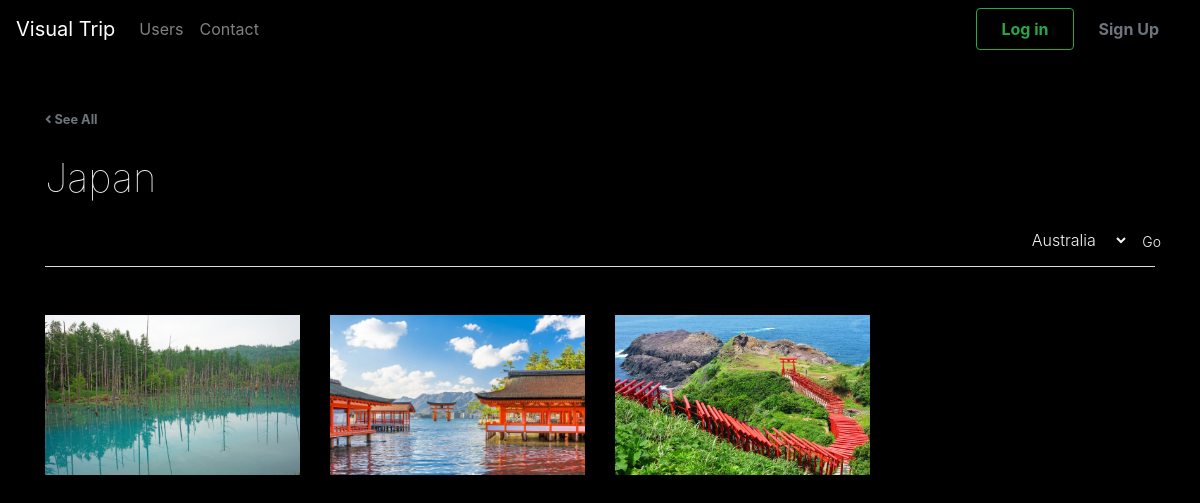
/country.php?id=1, run on the app's committed database.
### tables this page shows
CREATE TABLE `countries` (
  `country_id` int(11) NOT NULL,
  `country_name` varchar(100) NOT NULL
);

CREATE TABLE `photos` (
  `photo_id` int(11) NOT NULL,
  `photo_source` varchar(100) NOT NULL,
  `photo_name` varchar(100) NOT NULL,
  `photo_city` varchar(100) NOT NULL,
  `photo_description` text NOT NULL,
  `date_posted` date NOT NULL,
  `user_id` int(11) NOT NULL,
  `country_id` int(11) NOT NULL,
  `timestamp` timestamp NOT NULL DEFAULT CURRENT_TIMESTAMP ON UPDATE CURRENT_TIMESTAMP
);

### classes/database.php (called while the page is built, shortened)
<?php
class database{
    private $servername = 'localhost';
    private $username = 'root';
    private $password = 'root';
    private $dbName = 'visual_trip';
    public function __construct(){
        $this->conn = new mysqli($this->servername, $this->username, $this->password, $this->dbName);
        if($this->conn == TRUE){
            return $this->conn;
        } else {
            die('ERROR'.$this->conn->connect_error);
        }
    }
}
?>

### classes/functions.php (called while the page is built, shortened)
<?php
include 'database.php';
class functions extends database
{
    public function readCountries()
    {
        $sql = "SELECT * FROM countries ORDER BY country_name";
        $result = $this->conn->query($sql);
        if ($result->num_rows > 0) {
            $row = array();
            while ($rows = $result->fetch_assoc()) {
                $row[] = $rows;
            }
            return $row;
        } else {
            echo "<div class= 'alert alert-warning'>NO DATA ADDED</div>";
        }
    }
    public function readACountry($countryID)
    {
        $sql = "SELECT * FROM countries WHERE country_id = '$countryID'";
        $result = $this->conn->query($sql);
        if ($result->num_rows > 0) {
            $row = $result->fetch_assoc();
            return $row;
        } else {
            echo "<div class= 'alert alert-warning'>NO DATA ADDED</div>";
        }
    }
    public function readCountryPhotos($countryID)
    {
        $sql = "SELECT * FROM photos
        INNER JOIN countries
        ON photos.country_id = countries.country_id
        WHERE countries.country_id = '$countryID'";
        $result = $this->conn->query($sql);
        if ($result->num_rows > 0) {
            $row = array();
            while ($rows = $result->fetch_assoc()) {
                $row[] = $rows;
            }
            return $row;
        } else {
            echo "aaa";
        }
    }
}

### country.php (the view, shortened to what this page needs)
<?php
include 'classes/functions.php';
$photos = new functions();
$countryID = $_GET['id'];
$country = $photos->readACountry($countryID);
$countries = $photos->readCountries();
$result = $photos->readCountryPhotos($countryID);
?>
<!doctype html>
<html lang="en">
<head>
    <link rel="stylesheet" href="https://stackpath.bootstrapcdn.com/bootstrap/4.3.1/css/bootstrap.min.css">
    <link rel="stylesheet" href="https://cdnjs.cloudflare.com/ajax/libs/font-awesome/5.15.0/css/all.min.css">
    <link rel="stylesheet" href="css/style.css">
</head>
<body>
    <?php
    if (empty($_SESSION['id'])) {
        include "mainNav.php";
    } else {
        include "userNav.php";
    }
    ?>
    <div class="container py-5">
        <a href="index.php" class="back text-decoration-none small font-weight-bold text-muted"><i class="fas fa-angle-left"></i> See All</a>
        <h1 class="font-weight-lighter text-center text-lg-left mt-4 mb-0"><?php echo $country['country_name'] ?></h1>
        <div class="row float-right mt-4">
            <form action="action.php" method="post">
                <select name="filter" class="font-weight-light border-0" style="color: whitesmoke; background-color: black;">
                    <?php
                    foreach ($countries as $filter) {
                        $countryID = $filter['country_id'];
                        echo "<option value='$countryID'>" . $filter['country_name'] . "</option>";
                    }
                    ?>
                </select>
                <input type="submit" value="Go" name="btnFilter" class="t-color links btn btn-sm font-weight-light">
            </form>
        </div>
        <br>
        <br>
        <hr class="mt-3 mb-5">
        <div class="row text-center text-lg-left">
            <?php
            if (empty($result)) {
                echo "<p class='text-danger my-4 mx-auto font-weight-bold'> No Post</p>";
            } else {
            ?>
                <?php foreach ($result as $row) : ?>
                    <div class="col-lg-3 col-md-4 col-6">
                        <a href="destination.php?id=<?php echo $row['photo_id'] ?>" class="d-block mb-4 h-100">
                            <img class="img-hover img-fluid" src="img/<?php echo $row['photo_source'] ?>" alt="<?php echo $row['photo_name'] ?>" style="width: 100%; height:160px; object-fit: cover;">
                        </a>
                    </div>
                <?php endforeach; ?>
            <?php
            }
            ?>
        </div>
    </div>
</body>
</html>

### css/style.css (style rules this page uses)
body { background:black !important; }
h1, h2, h3, h4, label { color:whitesmoke ; }
hr { background: whitesmoke !important; }
.t-color { color:whitesmoke !important; }

### data on the page
countries: country_name "Japan"
photos: photo_source (picture)
photos: photo_source (picture)
photos: photo_source (picture)

### other printed values
form field filter "Australia"
